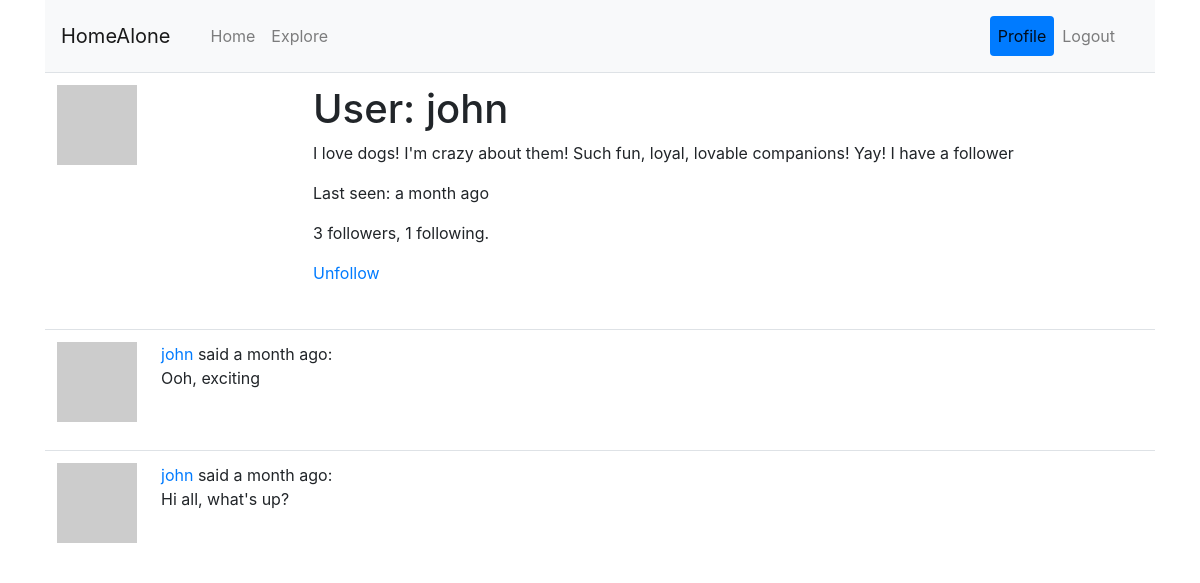
The page /user/john (signed in) on the database its author committed.
### app/models.py (models this page shows, shortened)
class User(UserMixin, db.Model):
	id = db.Column(db.Integer, primary_key=True)
	username = db.Column(db.String(64), index=True, unique=True)
	email = db.Column(db.String(120), index=True, unique=True)
	password_hash = db.Column(db.String(128))
	posts = db.relationship('Post', backref='author', lazy='dynamic')
	about_me = db.Column(db.String(140))
	last_seen = db.Column(db.DateTime, default=datetime.utcnow)
	followed = db.relationship(
		'User', # right side of relationship (users)
		secondary=followers, # left side of relationship (followers)
		primaryjoin=(followers.c.follower_id == id), # condition that links the left with the association table
		secondaryjoin=(followers.c.followed_id == id), # condition that links the right with the association table
		backref=db.backref('followers', lazy='dynamic'), # how this relationship will be accessed from the right side (from the left, the relationship is named `followed`)
		lazy='dynamic')
	def avatar(self, size):
		digest = md5(self.email.lower().encode('utf-8')).hexdigest()
		return 'https://www.gravatar.com/avatar/{}?d=identicon&s={}'.format(digest, size)
	def is_following(self, user):
		return self.followed.filter(
			followers.c.followed_id == user.id
			).count() > 0

class Post(db.Model):
	id = db.Column(db.Integer, primary_key=True)
	body = db.Column(db.String(140))
	timestamp = db.Column(db.DateTime, index=True, default=datetime.utcnow)
	user_id = db.Column(db.Integer, db.ForeignKey('user.id'))
	language = db.Column(db.String(5))

### app/main/routes.py (the view)
@bp.route('/user/<username>')
@login_required
def user(username):
	user = User.query.filter_by(username=username).first_or_404()
	page = request.args.get('page', 1, type=int)
	pages = user.posts.order_by(Post.timestamp.desc()).paginate(
		page, current_app.config['POSTS_PER_PAGE'], False)
	posts = pages.items
	next_url = url_for('main.user', username=user.username, page=pages.next_num) \
		if pages.has_next else None
	prev_url = url_for('main.user', username=user.username, page=pages.prev_num) \
		if pages.has_prev else None
	return render_template('user.html', user=user,
							posts=posts, pages=pages,
							next_url=next_url, prev_url=prev_url)

### app/main/routes.py (called while the page is built)
@bp.before_request
def before_request():
	if current_user.is_authenticated:
		current_user.last_seen = datetime.utcnow()
		db.session.commit()
	g.locale = str(get_locale())

### app/models.py (called while the page is built)
@login.user_loader
def load_user(id):
	return User.query.get(int(id))

### app/templates/user.html (shortened to what this page needs)
{% extends "base.html" %}
{% block app_content %}
	<table class='table table-hover'>
		<tr>
			<td width="256px">
				<img src="{{ user.avatar(256) }}">
			</td>
			<td>
				<h1>{{ _('User: ') }}{{ user.username }}</h1>
				{% if user.about_me %}
					<p>{{ user.about_me }}</p>{% endif %}
				{% if user.last_seen %}
					<p>{{ _('Last seen: ') }}{{ moment(user.last_seen).fromNow() }}</p>{% endif %}
				<p>{{ user.followers.count() }} {{ _('followers') }},
					{{ user.followed.count() }} {{ _('following.') }}</p>
				{% if user == current_user %}
					<p><a href="{{ url_for('main.edit_profile') }}">
							{{ _('Edit your profile') }}</a></p>
				{% elif not current_user.is_following(user) %}
					<p><a href="{{ url_for('main.follow', username=user.username) }}">
							{{ _('Follow') }}<a></p>
				{% else %}
					<p><a href="{{ url_for('main.unfollow', username=user.username) }}">
							{{ _('Unfollow') }}</a></p>
				{% endif %}
			</td>
		</tr>
	</table>
  {% for post in posts %}
  	{% include '_post.html' %}
  {% endfor %}
{% endblock %}

### app/templates/base.html (shortened to what this page needs)
{% extends 'bs-f_base.html' %}
{% from 'bootstrap/nav.html' import render_nav_item as rni %}
{% from 'bootstrap/pagination.html' import render_pagination as rp %}
  {% block navbar %}
  <div class='container'>
    <nav class='navbar navbar-expand-sm navbar-light bg-light'>
      <a class="navbar-brand" href='/index'>{{ _('HomeAlone') }}</a>
      <div class='collapse navbar navbar-collapse d-flex justify-content-between' id='bs-example-navbar-collapse-1'>
        <ul class='navbar-nav nav-pills'>
          {{ rni('main.index', _('Home'), use_li=True) }}
          {{ rni('main.explore', _('Explore'), use_li=True) }}
        </ul>
        <ul class='navbar-nav nav-pills'>
          {% if current_user.is_anonymous %}
            {{ rni('auth.login', _('Login'), use_li=True) }}
          {% else %}
            {{ rni('main.user', _('Profile'), username=current_user.username) }}
            {{ rni('auth.logout', _('Logout'), use_li=True) }}
          {% endif %}
        </ul>
      </div>
    </nav>
  </div>
  {% endblock navbar %}
  {% block content %}
    <div class='container'>
      {% block app_content %}{% endblock %}
    </div>
  {% endblock content %}

### app/templates/_post.html (shortened to what this page needs)
 <table class='table table-hover'>
 	<tr>
 		<td width='70px'>
 			<a href="{{ url_for('main.user', username=post.author.username) }}">
	 			<img src="{{ post.author.avatar(70) }}" />
	 		</a>
	 	</td>
 		<td>
	 			{{ _('%(username)s said %(when)s',
	 					username=user_link, when=moment(post.timestamp).fromNow()) }}:
	 			<br>
	 			<span id="post{{ post.id }}">{{ post.body }}</span>
	 		</td>
 	</tr>
 </table>

### rows shown on the page
User: username "Profile"
User: username "john", about_me "I love dogs! I'm crazy about them! Such fun, loyal, lovable companions! Yay! I have a follower", last_seen "a month ago"
Post: body "Ooh, exciting"
Post: body "Hi all, what's up?"

### other values the page prints
{{ rni('main.index', _('Home'), use_li=True) }} "Home"
{{ rni('main.explore', _('Explore'), use_li=True) }} "Explore"
{{ rni('auth.logout', _('Logout'), use_li=True) }} "Logout"
{{ user.followers.count() }} "3"
{{ user.followed.count() }} "1"
